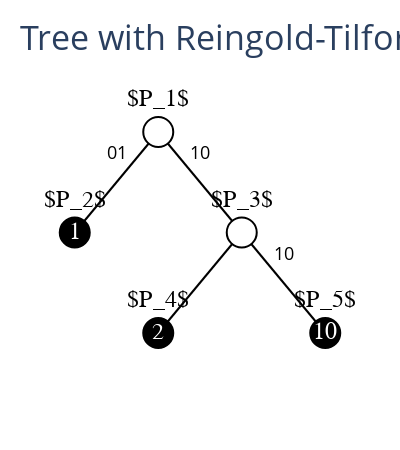

The notebook cell this image was saved under:
### Code cell
plotTrieshow()

### Figure 1 — Plotly figure (JSON) as saved in the notebook; plotly's stock layout.template omitted (floating-point values rounded to 4 significant figures)
{"data": [{"cliponaxis": false, "line": {"color": "rgb(0,0,0)", "width": 2}, "mode": "lines", "type": "scatter", "x": [0, -0.5, null, 0, 0.5, null, 0.5, 0, null, 0.5, 1, null], "y": [4, 3, null, 4, 3, null, 3, 2, null, 3, 2, null]}, {"cliponaxis": false, "marker": {"color": "#FFFFFF", "line": {"color": "rgb(0,0,0)", "width": 2}, "size": 30}, "mode": "markers+text", "name": "Inode", "opacity": 1, "text": ["$P_1$", "$P_3$"], "textfont": {"color": "black", "family": "sans serif", "size": 24}, "textposition": "top center", "type": "scatter", "x": [0, 0.5], "y": [4, 3]}, {"cliponaxis": false, "marker": {"color": "#000000", "line": {"color": "rgb(0,0,0)", "width": 2}, "size": 30}, "mode": "markers+text", "name": "node", "opacity": 1, "text": ["$P_2$", "$P_4$", "$P_5$"], "textfont": {"color": "black", "family": "sans serif", "size": 24}, "textposition": "top center", "type": "scatter", "x": [-0.5, 0, 1], "y": [3, 2, 2]}, {"cliponaxis": false, "marker": {"color": " #000000", "size": 30}, "mode": "text", "name": "nexthop", "opacity": 1, "text": ["", ""], "textfont": {"color": "black", "family": "sans serif", "size": 24}, "textposition": "middle center", "type": "scatter", "x": [0, 0.5], "y": [4, 3]}, {"cliponaxis": false, "marker": {"color": " #ffffff", "size": 30}, "mode": "text", "name": "nexthop", "opacity": 1, "text": ["1", "2", "10"], "textfont": {"color": "white", "family": "sans serif", "size": 24}, "textposition": "middle center", "type": "scatter", "x": [-0.5, 0, 1], "y": [3, 2, 2]}], "layout": {"annotations": [{"font": {"color": "rgb(0,0,0)", "size": 18}, "showarrow": false, "text": "01", "x": -0.25, "xref": "x", "y": 3.5, "yref": "y", "yshift": 30}, {"font": {"color": "rgb(0,0,0)", "size": 18}, "showarrow": false, "text": "10", "x": 0.25, "xref": "x", "y": 3.5, "yref": "y", "yshift": 30}, {"font": {"color": "rgb(0,0,0)", "size": 18}, "showarrow": false, "text": "", "x": 0.25, "xref": "x", "y": 2.5, "yref": "y", "yshift": 30}, {"font": {"color": "rgb(0,0,0)", "size": 18}, "showarrow": false, "text": "10", "x": 0.75, "xref": "x", "y": 2.5, "yref": "y", "yshift": 30}], "font": {"size": 24}, "height": 450, "hovermode": "closest", "margin": {"b": 85, "l": 40, "r": 40, "t": 100}, "plot_bgcolor": "rgb(255,255,255)", "showlegend": false, "title": {"text": "Tree with Reingold-Tilford Layout"}, "width": 400, "xaxis": {"showgrid": false, "showline": false, "showticklabels": false, "zeroline": false}, "yaxis": {"showgrid": false, "showline": false, "showticklabels": false, "zeroline": false}}}
